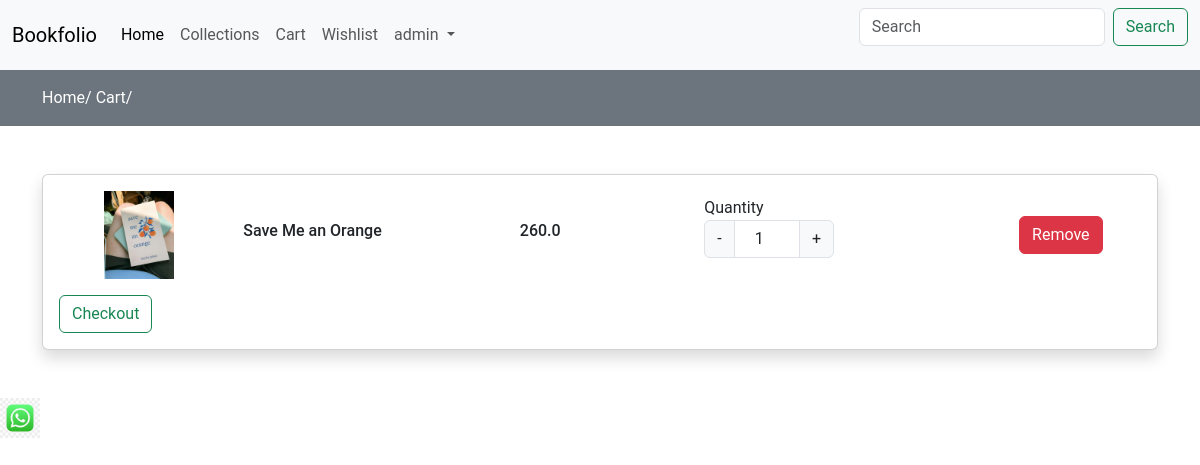
The app's page /cart/ (signed in) with its own data.
### store/models.py (models this page shows, shortened)
class Cart(models.Model):
    user = models.ForeignKey(User,on_delete=models.CASCADE)
    product = models.ForeignKey(Product,on_delete=models.CASCADE)
    product_quantity = models.IntegerField(default=1)
    created_at = models.DateTimeField(auto_now_add=True)

class Product(models.Model):
    category = models.ForeignKey(Category,on_delete=models.CASCADE)
    slug = models.CharField(max_length=50,null=False,blank=False)
    name = models.CharField(max_length=50,null=False,blank=False)
    product_image = models.ImageField(upload_to=get_file_path,null=False,blank=False)
    small_description = models.TextField(max_length=150,null=False,blank=False)
    quantity = models.IntegerField(null=False,blank=False)
    description = models.TextField(max_length=250,null=False,blank=False)
    original_price = models.FloatField(null=False,blank=False)
    selling_price = models.FloatField(null=False,blank=False)
    status = models.BooleanField(default=False,help_text="0=default,1-Hidden")
    trending = models.BooleanField(default=False, help_text="0=default,1-Trending")
    tag=models.CharField(max_length=15,null=False,blank=False)
    meta_title = models.CharField(max_length=100,null=False,blank=False)
    meta_keyword = models.CharField(max_length=100,null=False,blank=False)
    meta_description = models.TextField(max_length=150,null=False,blank=False)
    created_at = models.DateTimeField(auto_now_add=True)

### store/controller/cart.py (the view)
# urls.py: path('cart/', cart.viewcart, name='cart'),
def viewcart(request):
    if request.user.is_authenticated:
        user = request.user
        cart = Cart.objects.filter(user=user)
        context = {'cart': cart}
        return render(request, "store/cart.html", context)
    else:
        return redirect('loginpage')

### store/templates/store/cart.html (shortened to what this page needs)
{% extends 'store/layouts/main.html' %}
{% block content %}
<div class="py-3 bg-secondary">
    <div class="container">
        <a class="text-white" href="{% url 'home' %}">Home/</a>
        <a class="text-white" href="{% url 'cart' %}">Cart/</a>
    </div>
</div>
<div class="py-5">
    <div class="container">
        <div class="row">
            <div class="col-md-12">
                <div class="card shadow">
                    <div class="card-body cartdata">
                        {% if cart %}
                        {% for item in cart %}
                        <div class="row align-items-center product_data mb-3">
                            <div class="col-md-2 text-center">
                                <img src="{{ item.product.product_image.url }}" height="70px" width="70px" alt="image" class="img-fluid">
                            </div>
                            <div class="col-md-3">
                                <h6>{{ item.product.name }}</h6>
                            </div>
                            <div class="col-md-2">
                                <h6>{{ item.product.selling_price }}</h6>
                            </div>
                            <div class="col-md-3">
                                {% if item.product.quantity >= item.product_quantity %}
                                <label for="Quantity">Quantity</label>
                                <div class="input-group text-center mb-3" style="width:130px;">
                                    <button class="input-group-text update-cart-btn decrement-btn">-</button>
                                    <input type="number" name="product_qty" class="form-control qty-input text-center" value="{{ item.product_quantity }}" min="1" max="{{ item.product.quantity }}">
                                    <button class="input-group-text update-cart-btn increment-btn">+</button>
                                </div>
                                {% else %}
                                <h4>Out of stock</h4>
                                {% endif %}
                            </div>
                            <div class="col-md-2 text-center">
                                <button class="btn btn-danger delete-cart-item">
                                    Remove
                                </button>
                            </div>
                        </div>
                        {% endfor %}
                        <a href="{% url 'checkout' %}" class="btn btn-outline-success">Checkout</a>
                        {% else %}
                        <h4>Your cart is empty!</h4>
                        {% endif %}
                    </div>
                </div>
            </div>
        </div>
    </div>
</div>
{% endblock %}

### store/templates/store/inc/navbar.html (shortened to what this page needs)
<nav class="navbar navbar-expand-lg navbar-light bg-light">
  <div class="container-fluid">
    <a class="navbar-brand" href="#">Bookfolio</a>
    <div class="collapse navbar-collapse" id="navbarSupportedContent">
      <ul class="navbar-nav me-auto mb-2 mb-lg-0">
        <li class="nav-item">
          <a class="nav-link active" aria-current="page" href= "{% url 'home' %}" >Home</a>
        </li>
        <li class="nav-item">
            <a class="nav-link" href= "{% url 'collections' %}" >Collections</a>
        </li>
          <li class="nav-item">
            <a class="nav-link" href= "{% url 'cart' %}" >Cart</a>
        </li>
            <li class="nav-item">
            <a class="nav-link" href= "{% url 'wishlist' %}" >Wishlist</a>
        </li>
          {% if request.user.is_authenticated %}
        <li class="nav-item dropdown">
          <a class="nav-link dropdown-toggle" href="#" id="navbarDropdown" role="button" data-bs-toggle="dropdown" aria-expanded="false">
             {{ request.user.username }}
          </a>
        </li>
          {% endif %}
      </ul>
      <form class="d-flex">
        <input class="form-control me-2" type="search" placeholder="Search" aria-label="Search">
        <button class="btn btn-outline-success" type="submit">Search</button>
      </form>
    </div>
  </div>
</nav>

### store/templates/store/layouts/main.html (style rules this page uses)
* { font-family:'Roboto', sans-serif; }
a { text-decoration:none; color:black; }

### records on screen
Cart: product.product_image (picture), product.name "Save Me an Orange", product.selling_price "260.0", product_qty "1"

### other values on screen
{{ request.user.username }} "admin"
